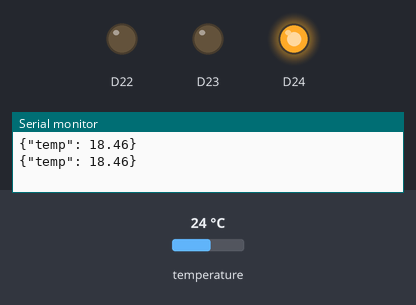
This sketch was run on a simulated Arduino Nano RP2040 Connect. On the bench: output pins drawn as LEDs (lit = HIGH), the last lines printed to the serial monitor. The inputs (shaded band) are chosen by the test bench; at power-on: temperature 24 °C.

Above: at 5.8 s.
5.9 s: temperature set to 25.1 °C
11.9 s: temperature set to 26.7 °C
At 16.4 s:
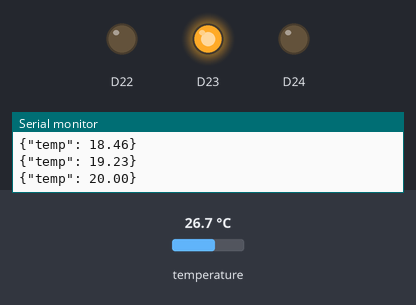
17.9 s: temperature set to 12 °C
At 21.5 s:
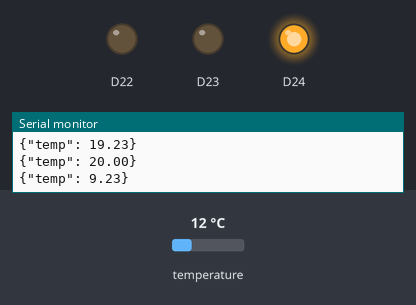
23.9 s: temperature set to 28 °C
At 25.3 s:
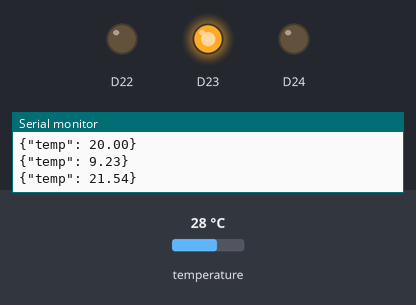
Timing chart, 0 to 26.9 s (numbered marks = the images above; inputs shaded):
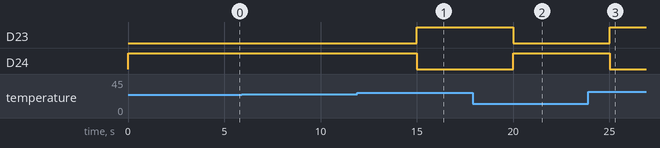

Measured:
- the behaviour switches between 25.9 and 26 °C on temperature (found by bisection; images 0 and 1)
- after the input at 11.9 s, D23: LOW → HIGH after 3.1 s; D24: HIGH → LOW after 3.1 s
- after the input at 17.9 s, D23: HIGH → LOW after 2.1 s; D24: LOW → HIGH after 2.1 s
- after the input at 23.9 s, D23: LOW → HIGH after 1.1 s; D24: HIGH → LOW after 1.1 s

The sketch:

exercise2_temperature.ino
```cpp
#include <WiFiNINA.h>
#include <Arduino_LSM6DSOX.h>   // Library required to access data froom LSM6DSOX

void setup() {

  // Initalize LEDs
  pinMode(LEDR, OUTPUT);
  pinMode(LEDG, OUTPUT);
  pinMode(LEDB, OUTPUT);

  // Initialize LSM6DSOX librarys
  if (!IMU.begin()) {
    Serial.println("Failed to initialize IMU!");
    while (1);
  }
}

void loop() {
  // put your main code here, to run repeatedly:
  if (IMU.temperatureAvailable())
  {
    int temperature_deg = 0;
    IMU.readTemperature(temperature_deg);

    // Offset of ~30%
    float temperature_normalized = temperature_deg / 1.3;

    // Create a JSON-formatted string
    String jsonString = "{\"temp\": " + String(temperature_normalized) + "}";

    // Send JSON-formatted string over serial
    Serial.println(jsonString);

    if(temperature_normalized > 36) {
      blink_red();
    } else if(temperature_normalized >= 20 &&
              temperature_normalized <= 36) {
      blink_green();
    } else if (temperature_normalized < 20) {
      blink_blue();
    }

  }
  delay(5000);  // measure every second
}

void print_temp_serial(int temp){
  Serial.print("LSM6DSOX Temperature = ");
  Serial.print(temp);
  Serial.println(" °C");
}

void blink_red(){
  digitalWrite(LEDR, HIGH);   // Red
  digitalWrite(LEDB, LOW);    // Blue
  digitalWrite(LEDG, LOW);    // Green
}

void blink_blue(){
  digitalWrite(LEDR, LOW);    // Red
  digitalWrite(LEDB, HIGH);   // Blue
  digitalWrite(LEDG, LOW);    // Green
}

void blink_green(){
  digitalWrite(LEDR, LOW);    // Red
  digitalWrite(LEDB, LOW);    // Blue
  digitalWrite(LEDG, HIGH);   // Green
}
```
